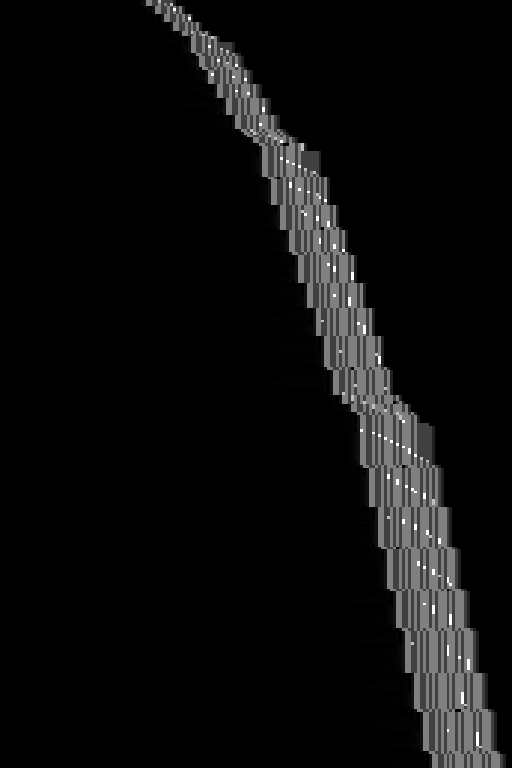

Here is the Python script that generated this plot:
"""A Turing machine that halts iff Legendre's conjecture is false.

Legendre: for every n >= 1 there is a prime p with n*n < p < (n+1)*(n+1).

Cell i of the tape is the number i.  One pass over the line marks every k-th
cell composite; passes run k = 2, 3, 4, ... until one of them marks nothing --
at that point 2k > length, so every composite on the line has a factor <= half
the length and the line is fully sieved.  Then the machine walks the intervals:
from n*n+1 it steps 2n cells, which lands exactly on (n+1)*(n+1); if no live
cell turned up in between it halts.  Running off the end of the line grows it
and sieving starts over.  Nothing is ever unmarked.

Tape:   ^  +++  |  ccc....  (  F  )  1 1 2 1 1 ...  ]
        wall stride  wall countdown walls flag   the number line   end

Symbols: '_' blank, '^' '|' '(' ')' ']' walls, '+' stride cell, 'c' countdown
cell, 'F' flag, '1' live, '2' composite, 'L'/'M' cursor marks, '=' spent stride cell.
('#' and ';' would start comments in Morphett format, so '+' is the stride cell.)
"""

BL = '_'
LW, SW, CW, FW, RW = '^', '|', '(', ')', ']'
K, D, FL = '+', 'c', 'F'
LIVE, COMP, ML, MM, MK = '1', '2', 'L', 'M', '='
SYMS = [BL, LW, SW, CW, FW, RW, K, D, FL, LIVE, COMP, ML, MM, MK]
PASS = [BL, SW, CW, FL, FW, D, MK, K, LIVE, COMP]

R = []
_seen = {}


def rule(a, b, c, d, e):
    key = (a, b)
    assert key not in _seen, 'duplicate rule for %s on %s' % (a, b)
    _seen[key] = True
    R.append('%s %s %s %s %s' % (a, b, c, d, e))


def home(st, then):
    for s in SYMS:
        if s != LW:
            rule(st, s, s, 'l', st)
    rule(st, LW, LW, '*', then)


def fill(prefix, per_cell, tail):
    """copy the stride block into C, `per_cell` countdown cells per stride cell

    Countdown cells are written against the right wall of their region, so the
    number to eat is always the cell just left of '(' -- no scanning needed."""
    p = prefix
    rule(p + '0', LW, LW, 'r', p + ('h' if per_cell == 'half' else '1'))
    rule(p + '1', LW, LW, 'r', p + '1')
    rule(p + '1', MK, MK, 'r', p + '1')
    rule(p + '1', BL, BL, 'r', p + '1')
    rule(p + '1', K, MK, 'r', p + '2')
    if per_cell == 'half':
        rule(p + 'h', BL, BL, 'r', p + 'h')
        rule(p + 'h', K, MK, 'r', p + '1')      # this stride cell is already counted
        rule(p + 'h', SW, SW, 'l', p + '9')
    rule(p + '1', SW, SW, 'l', p + '9')
    for s_ in [MK, SW, D, K, BL]:
        rule(p + '2', s_, s_, 'r', p + '2')
    rule(p + '2', CW, CW, 'l', p + '3')
    rule(p + '3', D, D, 'l', p + '3')
    if per_cell == 2:
        rule(p + '3', BL, D, 'l', p + '4')
        rule(p + '4', BL, D, 'l', p + '5')
        rule(p + '4', SW, SW, 'l', p + '5')
    else:
        rule(p + '3', BL, D, 'l', p + '5')
    rule(p + '3', SW, SW, 'l', p + '5')
    rule(p + '5', D, D, 'l', p + '5')
    rule(p + '5', SW, SW, 'l', p + '5')
    rule(p + '5', BL, BL, 'l', p + '5')
    rule(p + '5', MK, MK, 'l', p + '5')
    rule(p + '5', K, K, 'l', p + '5')
    rule(p + '5', LW, LW, '*', p + ('1' if per_cell == 'half' else '0'))
    for s_ in SYMS:
        if s_ != LW:
            rule(p + '9', s_, s_, 'l', p + '9')
    rule(p + '9', LW, LW, '*', p + '91')
    rule(p + '91', LW, LW, 'r', p + '92')
    rule(p + '92', K, K, 'r', p + '92')
    rule(p + '92', BL, BL, 'r', p + '92')
    rule(p + '92', MK, K, 'r', p + '92')
    rule(p + '92', SW, SW, 'r', tail)


def shift1(p):
    """shift the wall bed from '(' to ']' one place right.

    Exits on the blank left behind by '(', with the countdown one cell wider."""
    for s_ in SYMS:
        if s_ != RW:
            rule(p + '0', s_, s_, 'r', p + '0')
    rule(p + '0', RW, BL, 'r', p + '1')      # blank the old end
    rule(p + '1', BL, RW, 'l', p + '2')      # new end, one to the right
    rule(p + '2', BL, BL, 'l', p + '3')      # the last real cell
    for i, s_ in enumerate(SYMS):
        if s_ == CW:
            continue
        rule(p + '3', s_, BL, 'r', p + 't%d' % i)
        rule(p + 't%d' % i, BL, s_, 'l', p + 'u%d' % i)
        rule(p + 'u%d' % i, BL, BL, 'l', p + '3')
    rule(p + '3', CW, BL, 'r', p + 'v')      # '(' is shifted last
    rule(p + 'v', BL, CW, 'l', p + 'w')
    rule(p + 'w', BL, BL, 'l', p + '9')


def increment(p, then):
    """one more stride cell: widen the countdown by two, add the stride cell"""
    rule(p + '0', BL, BL, 'r', p + '0')
    rule(p + '0', MK, MK, 'r', p + '0')
    rule(p + '0', K, K, 'r', p + '0')
    rule(p + '0', SW, SW, 'r', p + 'k10')
    rule(p + '0', CW, CW, '*', p + 'k10')
    shift1(p + 'k1')
    rule(p + 'k19', BL, BL, 'r', p + 'r1')
    rule(p + 'r1', BL, BL, 'r', p + 'r1')
    rule(p + 'r1', CW, CW, '*', p + 'k20')
    shift1(p + 'k2')
    rule(p + 'k29', BL, BL, 'r', p + 'r2')
    rule(p + 'r2', BL, BL, 'r', p + 'r2')
    rule(p + 'r2', CW, CW, '*', p + 'k30')
    shift1(p + 'k3')
    rule(p + 'k39', BL, BL, 'l', p + 'g')
    rule(p + 'g', BL, BL, 'l', p + 'g')
    rule(p + 'g', K, K, 'l', p + 'g')
    rule(p + 'g', MK, MK, 'l', p + 'g')
    rule(p + 'g', SW, K, 'r', p + 'g2')       # the stride cell takes the wall's place
    rule(p + 'g2', BL, SW, '*', then)          # and the wall moves into the new gap
    rule(p + 'g2', K, SW, '*', then)



# ------------------------------------------------------------------- boot
rule('0', BL, BL, 'r', '0')           # walk in to the left wall
rule('0', LW, LW, 'r', 'r1')
rule('r1', LW, LW, 'r', 'r1')
rule('r1', BL, BL, 'r', 'r1')           # skip gaps left of the stride block
rule('r1', MK, MK, 'r', 'r2')
rule('r1', K, K, 'r', 'r2')             # keep this cell
rule('r2', MK, MK, 'r', 'r3')
rule('r2', K, K, 'r', 'r3')             # keep a second
rule('r2', BL, K, 'r', 'r3')            # only one was there: add a second
rule('r3', K, BL, 'r', 'r3b')           # drop any extra stride cells
rule('r3', MK, BL, 'r', 'r3b')
rule('r3', BL, BL, 'r', 'r3')
rule('r3', SW, SW, 'r', 'r6')
rule('r3b', K, BL, 'r', 'r3b')
rule('r3b', MK, BL, 'r', 'r3b')
rule('r3b', BL, BL, 'r', 'r3b')
rule('r3b', SW, SW, 'r', 'r6')
rule('r6', D, BL, 'r', 'r6')
rule('r6', BL, BL, 'r', 'r6')
rule('r6', CW, CW, 'r', 'r7')
rule('r7', FL, BL, 'r', 'r8')           # clear the flag
rule('r7', BL, BL, 'r', 'r8')
rule('r8', FW, FW, 'l', 'r9')
home('r9', 'fs0')
fill('fs', 2, 'v0')                     # prefill 2k, then sieve

# ------------------------------------------------------------- sieve walk
for s in [K, MK, SW, D, BL, CW, FL, FW]:
    rule('v0', s, s, 'r', 'v0')
for s in [LIVE, COMP, ML, MM, RW]:
    rule('v0', s, s, '*', 'v1')
rule('v1', RW, RW, 'l', 'e0')           # end of the line
rule('v1', LIVE, ML, 'l', 'w1')
rule('v1', COMP, MM, 'l', 'w1')
for s in [LIVE, COMP]:
    rule('w1', s, s, 'l', 'w1')
rule('w1', FW, FW, 'l', 'w1')
rule('w1', FL, FL, 'l', 'w2')
rule('w1', BL, BL, 'l', 'w2')
rule('w2', CW, CW, 'l', 'w2b')
rule('w2b', D, D, 'l', 'w3')            # the countdown has cells left
rule('w2b', BL, BL, 'r', 'wc0')
rule('w2b', SW, SW, 'r', 'wc0')         # countdown empty: a multiple of k
rule('w3', D, D, 'l', 'w3')             # walk left along the countdown
rule('w3', SW, SW, 'r', 'w3d')          # block reaches the wall
rule('w3', BL, BL, 'r', 'w3d')          # the blank just left of the block
rule('w3d', D, BL, 'r', 'w4')           # eat the leftmost cell, keep the rest flush
for s in [D, BL, CW, FL, FW, LIVE, COMP]:
    rule('w4', s, s, 'r', 'w4')
rule('w4', ML, LIVE, 'r', 'v1')
rule('w4', MM, COMP, 'r', 'v1')
# countdown empty: set the flag, refill with k, then mark this cell composite
rule('wc0', CW, CW, 'r', 'wc1')         # step onto the flag
rule('wc1', BL, FL, 'l', 'wc2')         # set it
rule('wc1', FL, FL, 'l', 'wc2')
rule('wc2', CW, CW, 'l', 'wc4')         # back to the wall
home('wc4', 'g0')
fill('g', 'half', 'g93')                     # refill k countdown cells
for s in PASS:
    rule('g93', s, s, 'r', 'g93')
rule('g93', ML, COMP, 'r', 'v1')
rule('g93', MM, COMP, 'r', 'v1')

# ------------------------------------------------------------- pass over
for s in [LIVE, COMP]:
    rule('e0', s, s, 'l', 'e0')
rule('e0', FW, FW, 'l', 'e0')
rule('e0', FL, FL, '*', 'e1')           # something got marked
rule('e0', BL, BL, '*', 'e2')           # nothing got marked: sieving is done
rule('e1', FL, BL, 'l', 'e1b')          # clear the flag
rule('e1b', CW, CW, 'l', 'e1c')         # onto the countdown
rule('e1c', D, BL, 'l', 'e1c')
rule('e1c', K, K, 'l', 'e1c')
rule('e1c', MK, MK, 'l', 'e1c')          # empty it
rule('e1c', BL, BL, 'l', 'e1c')
rule('e1c', SW, SW, 'r', 'e1d')
rule('e1d', BL, BL, 'r', 'e1d')
rule('e1d', K, K, 'r', 'e1d')
rule('e1d', MK, MK, 'r', 'e1d')
rule('e1d', CW, CW, 'r', 'e1e')
home('e1e', 'e3')
rule('e3', LW, LW, 'r', 'e3a')
rule('e3a', K, K, 'r', 'e3a')
rule('e3a', BL, BL, 'r', 'e3a')
rule('e3a', SW, SW, '*', 'iz0')          # k += 1, countdown grows with it
increment('iz', 'e3c')
rule('e3c', SW, SW, 'r', 'e3c')
rule('e3c', K, K, 'r', 'e3c')
rule('e3c', MK, MK, 'r', 'e3c')
rule('e3c', D, BL, 'r', 'e3c')
rule('e3c', BL, BL, 'r', 'e3c')
rule('e3c', CW, CW, 'r', 'e3d')
rule('e3d', FL, BL, 'l', 'e3e')
rule('e3d', BL, BL, 'l', 'e3e')
home('e3e', 'fs1')
# sieving finished: S := 1 cell, then the check phase
rule('e2', BL, BL, 'l', 'e2a')
rule('e2a', CW, CW, 'l', 'e2b')
home('e2b', 'e2c')
rule('e2c', LW, LW, 'r', 'e2d')
rule('e2d', K, K, 'r', 'e2e')
rule('e2e', BL, BL, 'r', 'e2e')
rule('e2e', K, BL, 'r', 'e2e')
rule('e2e', MK, BL, 'r', 'e2e')
rule('e2e', SW, SW, 'r', 'e2f')
rule('e2f', D, BL, 'r', 'e2f')
rule('e2f', BL, BL, 'r', 'e2f')
rule('e2f', CW, CW, 'r', 'e2g')
rule('e2g', FL, BL, 'l', 'e2h')
rule('e2g', BL, BL, 'l', 'e2h')
home('e2h', 'fc0')
fill('fc', 2, 'qc0')                    # C = 2*1, then start the check

# ------------------------------------------------------------- check walk
for s in [K, MK, SW, D, BL, CW, FL, FW]:
    rule('qc0', s, s, 'r', 'qc0')
rule('qc0', COMP, COMP, 'r', 'qc1')     # cells 0 and 1 are not primes
rule('qc1', COMP, COMP, 'r', 'q1')
rule('q1', RW, RW, 'l', 'x6')           # ran off the end
rule('q1', LIVE, ML, 'l', 'q2')
rule('q1', COMP, MM, 'l', 'q3')
for s in [LIVE, COMP]:
    rule('q2', s, s, 'l', 'q2')
rule('q2', FW, FW, 'l', 'q2')
rule('q2', FL, FL, 'l', 'q2a')
rule('q2', BL, FL, 'l', 'q2a')
rule('q2a', CW, CW, 'l', 'q4')
for s in [LIVE, COMP]:
    rule('q3', s, s, 'l', 'q3')
rule('q3', FW, FW, 'l', 'q3')
rule('q3', FL, FL, 'l', 'q3a')
rule('q3', BL, BL, 'l', 'q3a')
rule('q3a', CW, CW, 'l', 'q4')
rule('q4', D, D, 'l', 'q4')
rule('q4', K, K, 'l', 'q4')
rule('q4', MK, MK, 'l', 'q4')            # walk to the left edge of the countdown
rule('q4', BL, BL, 'r', 'q4b')
rule('q4', SW, SW, 'r', 'q4b')
rule('q4b', D, BL, 'r', 'q4c')          # eat the leftmost cell
rule('q4c', BL, BL, 'r', 'q4c')
rule('q4c', K, K, 'r', 'q4c')
rule('q4c', MK, MK, 'r', 'q4c')
rule('q4c', D, D, 'r', 'q4c')
rule('q4c', CW, CW, 'l', 'q5')
rule('q5', D, D, 'r', 'q5b')            # cells remain: keep checking
rule('q5', BL, BL, 'r', 'qb0')          # interval exhausted: boundary
rule('q5b', D, D, 'r', 'q5b')
rule('q5b', BL, BL, 'r', 'q5b')
rule('q5b', CW, CW, 'r', 'q6')
for s in [D, BL, CW, FL, FW, LIVE, COMP]:
    rule('q6', s, s, 'r', 'q6')
rule('q6', ML, LIVE, 'r', 'q1')
rule('q6', MM, COMP, 'r', 'q1')
# boundary (n+1)^2: was anything live in the interval?
rule('qb0', CW, CW, 'r', 'qb1')
rule('qb1', FL, BL, 'l', 'qb2')         # a prime was there: carry on
rule('qb1', BL, BL, '*', 'halt')       # empty interval: Legendre fails
rule('qb2', CW, CW, 'l', 'qb3')
home('qb3', 'qb4')
rule('qb4', LW, LW, 'r', 'qb5')
rule('qb5', K, K, 'r', 'qb5')
rule('qb5', BL, BL, 'r', 'qb5')
rule('qb5', SW, SW, '*', 'iq0')          # n += 1, countdown grows with it
increment('iq', 'qb7')
rule('qb7', SW, SW, 'r', 'qb7')
rule('qb7', K, K, 'r', 'qb7')
rule('qb7', MK, MK, 'r', 'qb7')
rule('qb7', D, BL, 'r', 'qb7')
rule('qb7', BL, BL, 'r', 'qb7')
rule('qb7', CW, CW, 'r', 'qb8')
rule('qb8', BL, BL, 'l', 'qb9')
rule('qb8', FL, BL, 'l', 'qb9')
home('qb9', 'fb0')
fill('fb', 2, 'qa0')                    # C = 2n again
for s in PASS:
    rule('qa0', s, s, 'r', 'qa0')
rule('qa0', ML, LIVE, 'r', 'q1')
rule('qa0', MM, COMP, 'r', 'q1')

# ------------------------------------------------------------- grow the line
# x6: walk home, then append five cells at the right end and start over
for sym in [LIVE, COMP, FW]:
    rule('x6', sym, sym, 'l', 'x6')
rule('x6', FL, FL, 'l', 'x6')
rule('x6', CW, CW, 'l', 'x6')
for sym in [BL, D, SW, MK, K]:
    rule('x6', sym, sym, 'l', 'x6')
rule('x6', LW, LW, 'r', 'x7')
for sym in [K, MK, SW, D, BL, CW, FL, FW]:
    rule('x7', sym, sym, 'r', 'x7')
for sym in [LIVE, COMP]:
    rule('x7', sym, sym, 'r', 'x7')
rule('x7', LW, LW, 'r', 'x7')
rule('x7', RW, LIVE, 'r', 'x8')
rule('x8', BL, LIVE, 'r', 'x9')
rule('x9', BL, LIVE, 'r', 'x10')
rule('x10', BL, LIVE, 'r', 'x11')
rule('x11', BL, LIVE, 'r', 'x12')
rule('x12', BL, RW, 'l', 'x13')
home('x13', 'r1')


def machine():
    return '\n'.join(R) + '\n'


def start_tape(length=8, composites=()):
    cells = [COMP, COMP] + [LIVE] * (length - 2)
    for i in composites:
        cells[i] = COMP
    return (LW + K + K + SW + BL * 40 + CW + BL + FW + ''.join(cells) + RW)


if __name__ == '__main__':
    from sim import Session, draw
    text = machine()
    open('legendre.txt', 'w').write(text)
    print('rules %d  states %d' % (len(text.splitlines()), len({r.split()[0] for r in text.splitlines()})))
    s = Session(0, None, morphett=text, init=start_tape(9))
    i = s.advance(140000)
    print('sim step', i['step'], 'cells', i['ones'], 'span', i['lo'], i['hi'],
          'states seen', len({r.split()[0] for r in text.splitlines()}))
    draw(s.snapshot()).save('legendre.png')
